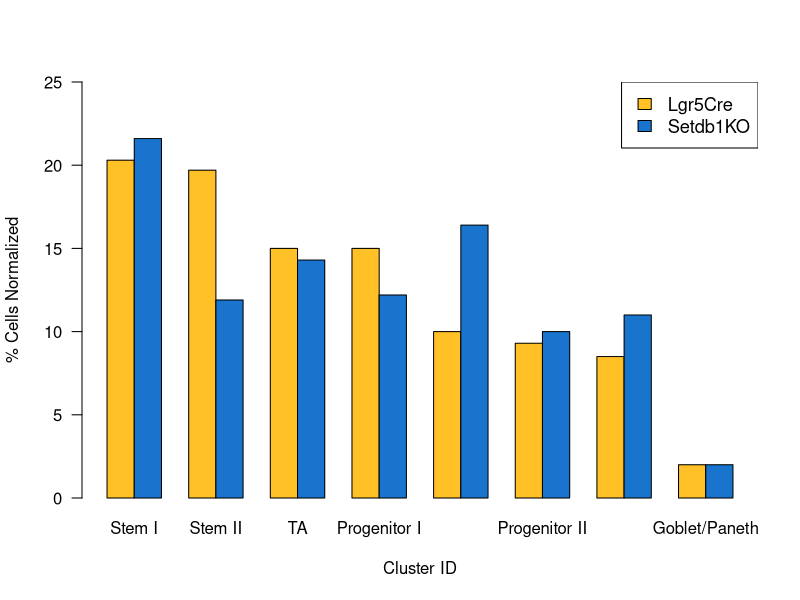

Generate this figure with R:
# Grouped BARPLOTS

# Create data
colors <- c("goldenrod1","dodgerblue3")
names <- c("Stem I", "Stem II", "TA", "Progenitor I", "S phace Cells", "Progenitor II", "Progenitor III", "Goblet/Paneth")
legends <- c("Lgr5Cre","Setdb1KO")

data <- data.frame(values = c(20.3, 21.6, 19.7, 11.9, 15, 14.3, 15, 12.2, 10, 16.4, 9.3, 10, 8.5, 11, 2, 2),  # Create example data
                   group = rep(c("Stem I",
                                 "Stem II",
                                 "TA",
                                 "Progenitor I",
                                 "S phase Cells",
                                 "Progenitor II",
                                 "Progenitor III",
                                 "Goblet/Paneth"),
                               each = 2),
                   subgroup = LETTERS[1:2])



data_base <- reshape(data,                        # Modify data for Base R barplot
                     idvar = "subgroup",
                     timevar = "group",
                     direction = "wide")
row.names(data_base) <- data_base$subgroup
data_base <- data_base[ , 2:ncol(data_base)]
colnames(data_base) <- c("group 1", "group 2", "group 3", "group 4")
data_base <- as.matrix(data_base)
data_base   



pdf("Cells_per_Cluster.pdf", width=11, height=8)
barplot(height = data_base, col = colors, names.arg = names, las =1,   ylim=c(0,25),ylab = "% Cells Normalized", xlab = "Cluster ID",  beside = TRUE)
legend("topright", legends, cex = 1.1, fill = colors)
dev.off()
